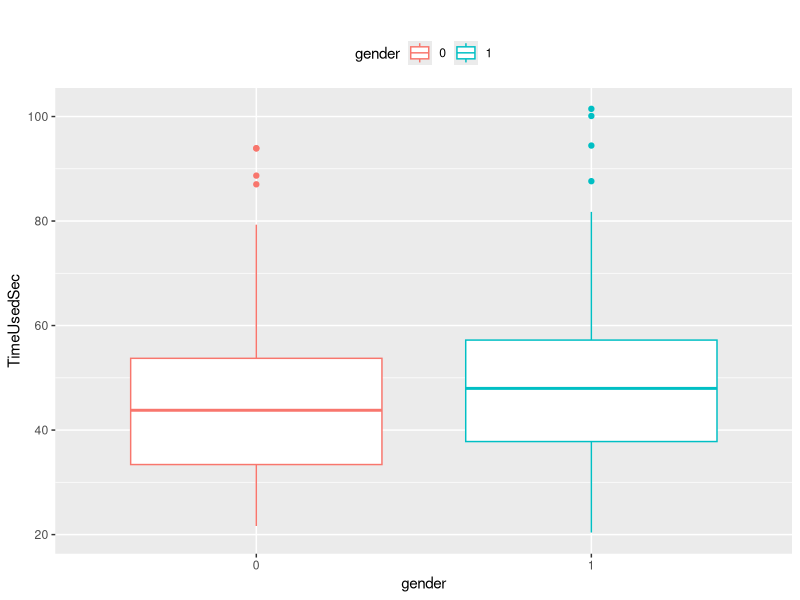
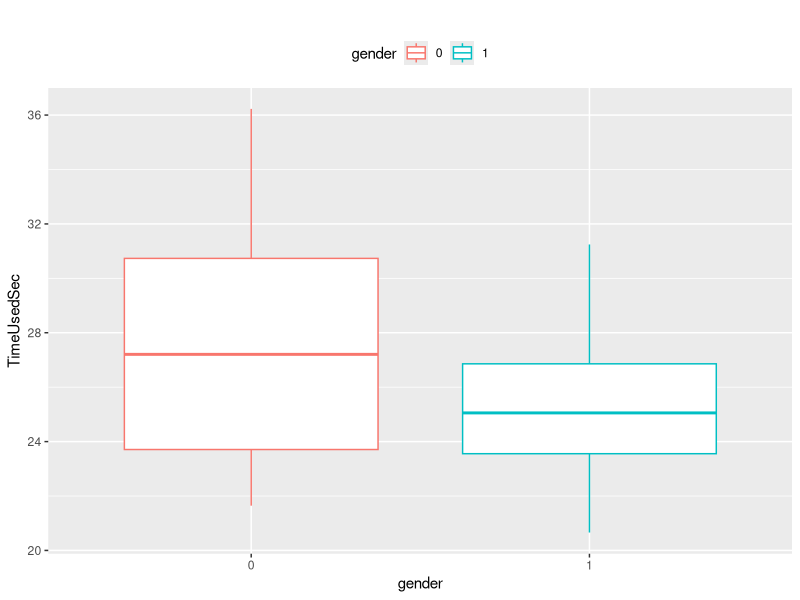
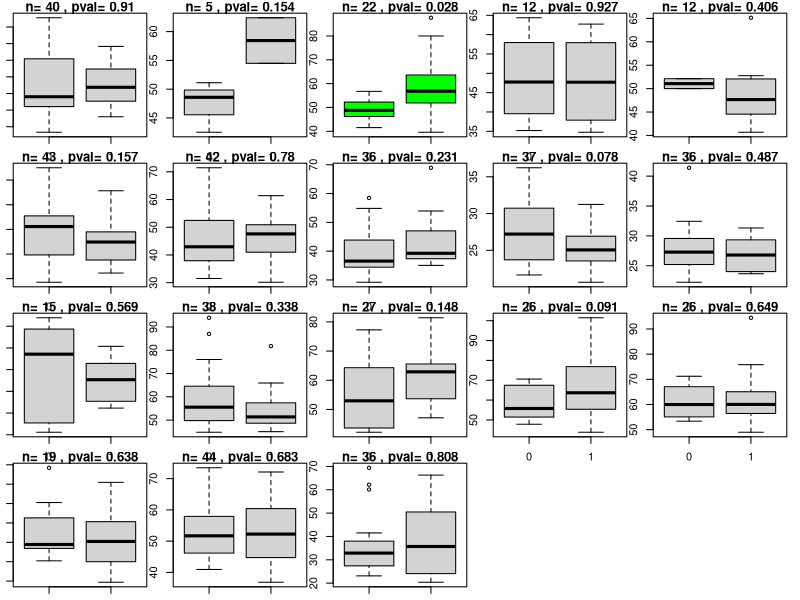

Write the R code that produced these figures, in order.
## ---- chunk 1
knitr::opts_chunk$set(echo = TRUE)
## ---- chunk 2
##temp = list.files(pattern="*.csv")
##myfiles = do.call(rbind, lapply(temp, function(x) read.csv(x, stringsAsFactors = FALSE)))
group_data <- read.csv("cleaned_gender.csv")
library(ggplot2)
## ---- chunk 3
female <- group_data[group_data$gender == 0,]$TimeUsedSec
male <- group_data[group_data$gender == 1,]$TimeUsedSec
t_test<- t.test(male,female,alternative="two.sided")
## ---- chunk 4
  t_test$p.value
  t_test$statistic
## ---- chunk 5
group_data$gender= as.factor(group_data$gender)
ggplot(data=group_data, aes(x=gender, y=TimeUsedSec)) + geom_boxplot()  + aes(colour=gender) + theme(legend.position="top") + labs(title="") 
## ---- chunk 6
MATH22015<-group_data[group_data$groupID=="MATH22015",]
MAT_female <- MATH22015[MATH22015$gender == 0,]$TimeUsedSec
MAT_male <- MATH22015[MATH22015$gender == 1,]$TimeUsedSec
MAT_t_test <- t.test(MAT_male,MAT_female,alternative="two.sided")
MAT_pvalue <- MAT_t_test$p.value
## ---- chunk 7
MATH22015$gender= as.factor(MATH22015$gender)

ggplot(data=MATH22015, aes(x=gender, y=TimeUsedSec)) + geom_boxplot()  + theme(legend.position="top") + labs(title="") + aes(colour = gender)
## ---- chunk 8
group_data$gender <- as.factor(group_data$gender)

## ---- chunk 9
par(mar=c(1,1,1,1))
par(mfrow = c(4,5))
groupName <- c()
pvalues <- c()

tb <- as.data.frame(table(group_data$groupID))
##Select groups that are under size 50
tb2 <- tb[tb$Freq >= 5 & tb$Freq <= 50,]
##Create a vector of groupID's whose size is between 25 and 50
selected_groupID <- as.character(tb2$Var1)
for (i in 1:length(selected_groupID)) {
  female <- group_data[group_data$groupID == selected_groupID[i] & group_data$gender == 0,]$TimeUsedSec
  male <- group_data[group_data$groupID == selected_groupID[i] & group_data$gender == 1,]$TimeUsedSec
  if (length(female) > 1 & length(male) > 1) {
    groupName <- cbind(groupName, selected_groupID[i])
    p <- round(t.test(female, male)$p.value, digits = 3)
    pvalues <- cbind(pvalues, p)
    data1 <- group_data[group_data$groupID == selected_groupID[i],]
    if (p < 0.05) {
    boxplot(TimeUsedSec ~ gender,data=data1, col="green",      main=paste("n=", dim(data1)[1], ", pval=", p), xlab="Gender (1=Male, 0=Female)", ylab="Time Used Seconds")
    } else {
      boxplot(TimeUsedSec ~ gender,data=data1, main=paste("n=", dim(data1)[1], ", pval=", p), xlab="Gender (1=Male, 0=Female)", ylab="Time Used Seconds")
    }
  }
}

